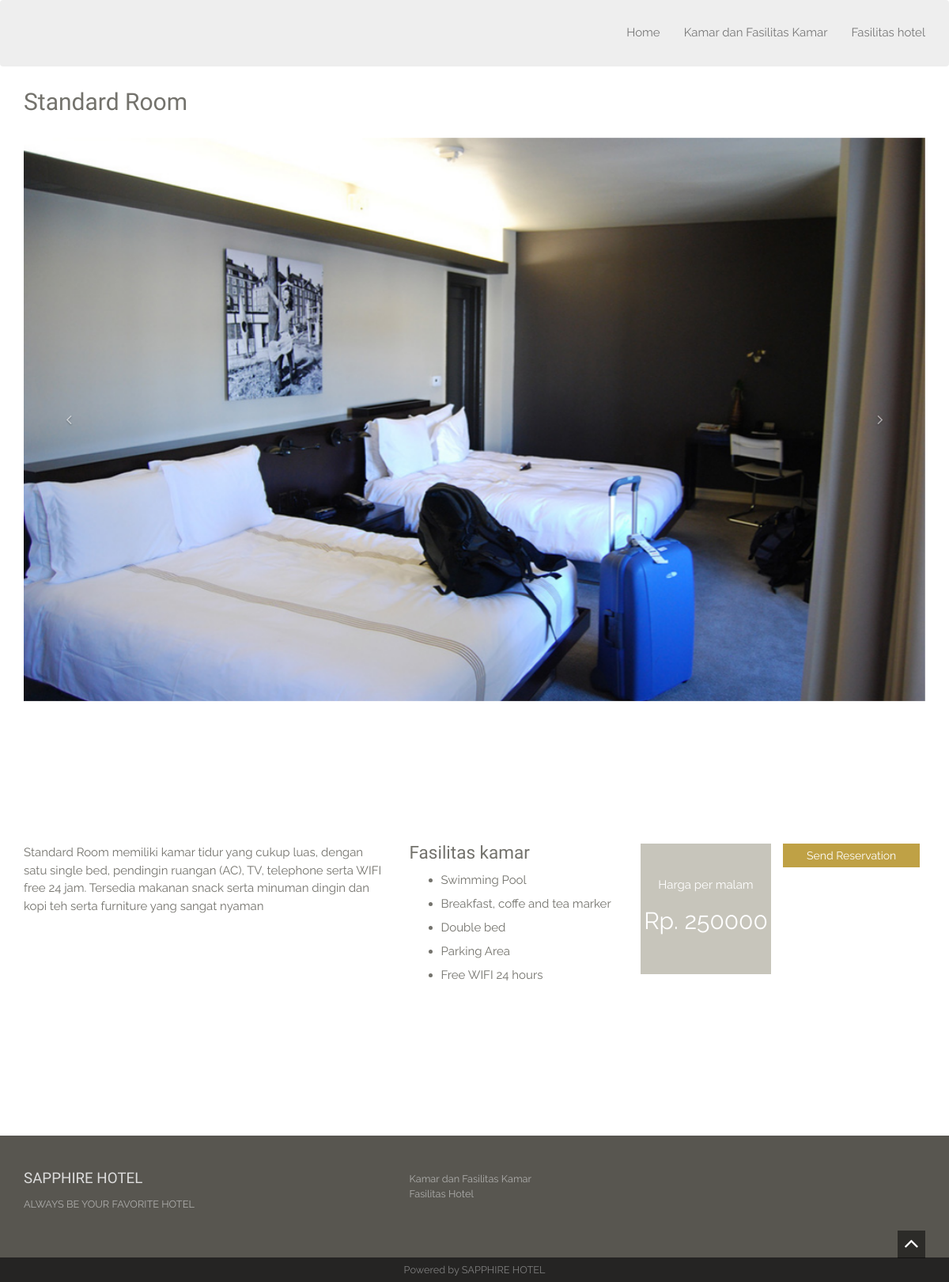
The page /standard-room.php on the database its author committed.
### tables this page shows
CREATE TABLE `kamar` (
  `id_kamar` int(11) NOT NULL,
  `penjelasan` text NOT NULL,
  `jenis_kamar` varchar(50) NOT NULL,
  `stok_kamar` int(20) NOT NULL,
  `tarif` int(100) NOT NULL,
  `gambar` text NOT NULL
);

CREATE TABLE `fasilitas_kamar` (
  `id` int(11) NOT NULL,
  `judul` varchar(50) NOT NULL,
  `tipe` varchar(50) NOT NULL,
  `f1` varchar(100) NOT NULL,
  `f2` varchar(100) NOT NULL,
  `f3` varchar(100) NOT NULL,
  `f4` varchar(100) NOT NULL,
  `f5` varchar(100) NOT NULL
);

### standard-room.php (the view, shortened to what this page needs)
<?php include 'header.php'; ?>
<div class="container">
  <?php
  require 'db.php';
  $sql = mysqli_query($connection, "select * from kamar WHERE id_kamar='1'");
  while ($data = mysqli_fetch_array($sql)) {
  ?>
    <h1 class="title"><?php echo $data['jenis_kamar']; ?> </h1>
  <?php
  }
  ?>
  <div id="RoomDetails" class="carousel slide" data-ride="carousel">
    <div class="carousel-inner">
      <?php
      require 'db.php';
      $sql = mysqli_query($connection, "select * from kamar WHERE id_kamar='1'");
      while ($data = mysqli_fetch_array($sql)) {
      ?>
        <div class="item active"><img src="images/photos/<?php echo $data['gambar']; ?>" class="img-responsive" alt="slide"></div>
    </div>
  <?php } ?>
  <a class="left carousel-control" href="#RoomDetails" role="button" data-slide="prev"><i class="fa fa-angle-left"></i></a>
  <a class="right carousel-control" href="#RoomDetails" role="button" data-slide="next"><i class="fa fa-angle-right"></i></a>
  </div>
  <div id="information" class="spacer reserve-info ">
    <div class="room-features spacer">
      <div class="row">
        <div class="col-sm-6 col-md-5">
          <?php
          require 'db.php';
          $sql = mysqli_query($connection, "select * from kamar WHERE id_kamar='1'");
          while ($data = mysqli_fetch_array($sql)) {
          ?>
            <p><?php echo $data['penjelasan']; ?></p>
        </div>
        <div class="col-sm-6 col-md-3 amenitites">
          <?php
            require 'db.php';
            $query = "SELECT * FROM fasilitas_kamar WHERE id='2'";
            $query_run = mysqli_query($connection,  $query);
            foreach ($query_run as $row)
          ?>
          <h3><?php echo $row['judul']; ?> </h3>
          <ul>
            <li><?php echo $row['f1']; ?></li>
            <li><?php echo $row['f2']; ?></li>
            <li><?php echo $row['f3']; ?></li>
            <li><?php echo $row['f4']; ?></li>
            <li><?php echo $row['f5']; ?></li>
          </ul>
        </div>
      <?php
          }
      ?>
      <div class="col-sm-3 col-md-2">
        <?php
        require 'db.php';
        $sql = mysqli_query($connection, "select * from kamar WHERE id_kamar='1'");
        while ($data = mysqli_fetch_array($sql)) {
        ?>
          <div class="size-price">Harga per malam<span> Rp. <?php echo $data['tarif']; ?></span></div>
      </div>
    <?php
        }
    ?>
    <div>
      <form action="reservasi.php" method="post">
        <button type="submit" name="reservasi.php" class="btn btn-default">Send Reservation</button>
      </form>
    </div>
      </div>
    </div>
  </div>
</div>
<?php include 'footer.php'; ?>

### assets/style.css (style rules this page uses)
body { background-color: #fff;font-family: 'Raleway', sans-serif;font-size: 15px;line-height: 15px; color: #73726C; }
.btn,a,a:hover { text-decoration: none;-webkit-transition: all 0.3s ease-in-out;-moz-transition: all 0.3s ease-in-out;-ms-transition: all 0.3s ease-in-out;-o-transition: all 0.3s ease-in-out;transition: all 0.3s ease-in-out;outline:0 ; }
h1,h2,h3,h4,h5,h6 { font-family:'Old Standard TT', serif;line-height: 1em;margin: 0; }
h1 { font-size: 5em; }
h1.title,h2 { font-size: 2em;line-height: 3em; }
h3 { font-size: 1.5em; margin-bottom: 0.70em; }
p { margin-bottom: 1em;line-height: 1.5em; }
.btn { border:none !important;border-radius: 0;padding: 5px 30px; }
.btn-default { background:#bfa145;box-shadow: none !important;color: #fff; }
.spacer { padding:6em 0; }
.reserve-info { background-color: #fff; }
.carousel-control { width: 10%;background: none !important; }
.carousel-control i.fa { position: absolute;left: 0;right: 0;top: 50%;margin-top: -10px; }
.carousel img { width: 100%; }
.room-features .amenitites li { margin-bottom: 1em; }
.room-features .size-price { background-color: #C7C5BB;padding: 2em 0;text-align: center;color: #fff;height: 10.97em;line-height: 3em; }
.room-features .size-price span { display: block;font-size: 2em; }

### rows shown on the page
kamar: jenis_kamar "Standard Room", gambar (picture), penjelasan "Standard Room memiliki kamar tidur yang cukup luas, dengan satu single bed, pendingin ruangan (AC), TV, telephone serta WIFI free 24 jam. Tersedia makanan snack serta minuman dingin dan kopi teh serta furniture yang sangat nyaman", fasilitas_kamar.judul "Fasilitas kamar", fasilitas_kamar.f1 "Swimming Pool", fasilitas_kamar.f2 "Breakfast, coffe and tea marker", fasilitas_kamar.f3 "Double bed", fasilitas_kamar.f4 "Parking Area", fasilitas_kamar.f5 "Free WIFI 24 hours", tarif "250000"
